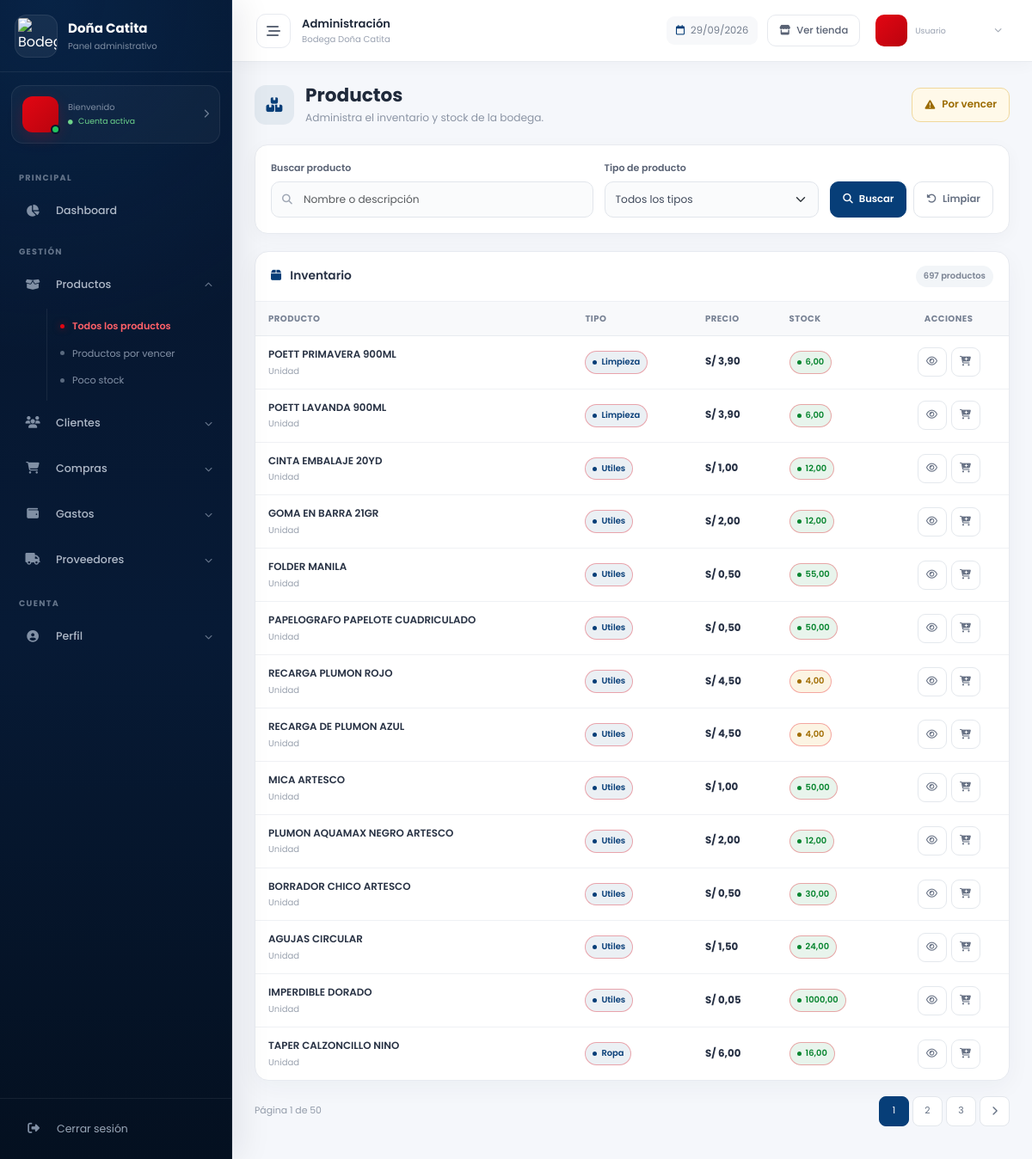
Before: /productos/ with the older database file.
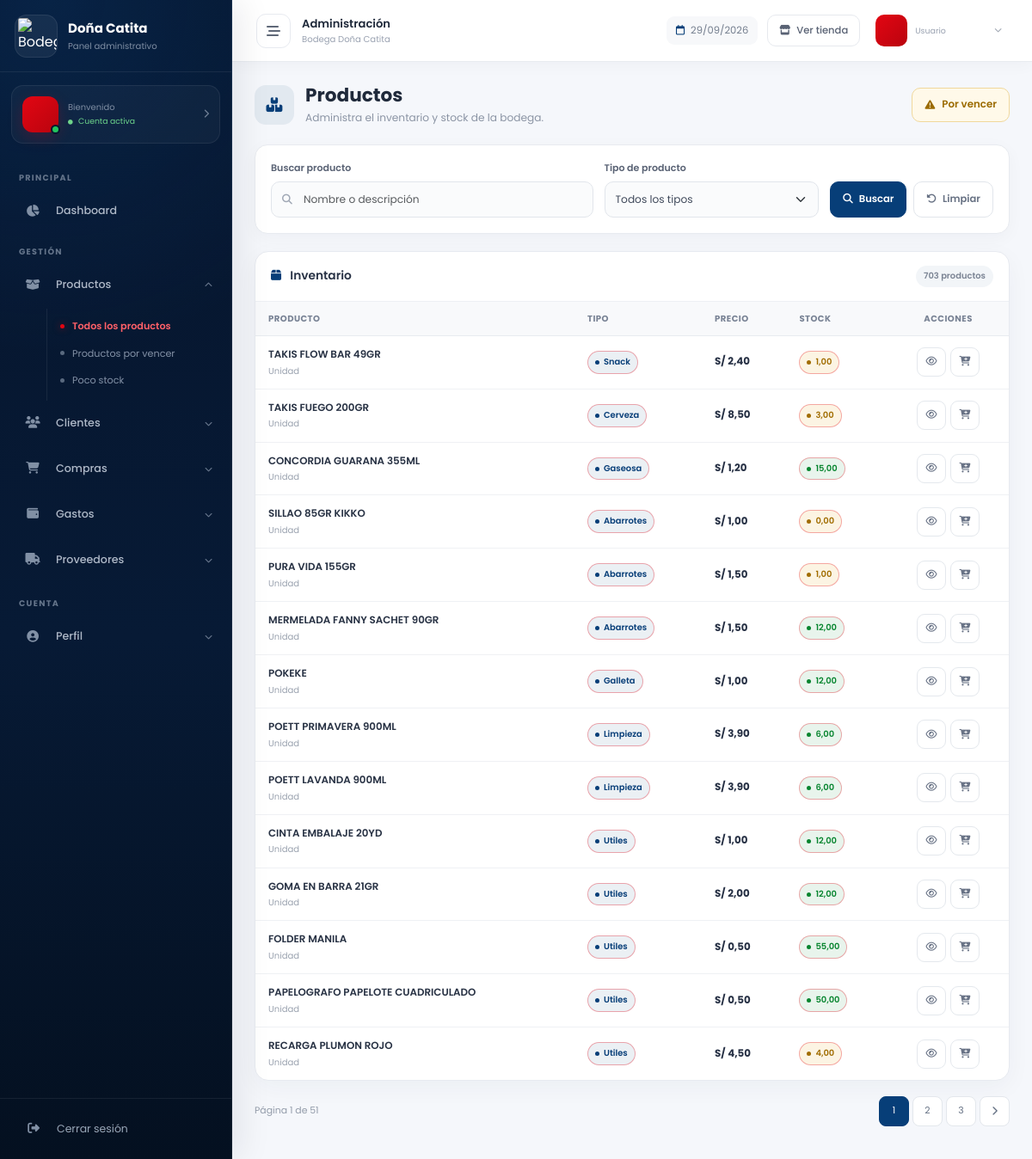
After: the same page with the newer database file.
### productos/models.py (models this page shows, shortened)
class Producto(models.Model):
    nombre = models.CharField(max_length=200)
    precio = models.DecimalField(max_digits=10, decimal_places=2)
    costo = models.DecimalField(max_digits=10, decimal_places=2, default=0.00)
    stock = models.DecimalField(max_digits=10, decimal_places=2, default=0.00)
    tipoProducto = models.CharField(max_length=100)
    unidadMedida = models.CharField(max_length=50, blank=True)
    fechaVencimiento = models.DateField(blank=True, null=True)
    detalle = models.TextField(blank=True)
    imagen = models.CharField(max_length=255, blank=True)
    created_at = models.DateTimeField(auto_now_add=True)
    updated_at = models.DateTimeField(auto_now=True)

### productos/views.py (the view)
# urls.py: path('', views.lista_productos, name='lista_productos'),
def lista_productos(request):
	query = request.GET.get('q', '').strip()
	tipo = request.GET.get('tipo', '').strip()
	productos = Producto.objects.all().order_by('-created_at')
	if query:
		productos = productos.filter(
			Q(nombre__icontains=query) | Q(detalle__icontains=query)
		)
	if tipo:
		productos = productos.filter(tipoProducto__iexact=tipo)
	tipos_disponibles = Producto.objects.values_list('tipoProducto', flat=True).distinct().order_by('tipoProducto')
	paginator = Paginator(productos, 14)  # Mostrar 14 productos por página
	page_number = request.GET.get('page')
	page_obj = paginator.get_page(page_number)
	return render(request, 'productos/lista_productos.html', {
		'page_obj': page_obj,
		'query': query,
		'tipo': tipo,
		'tipos_disponibles': tipos_disponibles,
	})

### productos/templates/productos/lista_productos.html (shortened to what the changed rows need)
{% extends 'base_admin.html' %}
{% block content %}
<div class="dc-list-page">
  <div class="dc-page-header">
    <div class="dc-page-heading">
      <div>
        <h1>Productos</h1>
      </div>
    </div>
  </div>
  <div class="dc-table-card">
    <div class="dc-table-card-header">
      <h2>
        <i class="fa-solid fa-box"></i>
        Inventario
      </h2>
      <span class="dc-table-count">
        {{ page_obj.paginator.count }} productos
      </span>
    </div>
    {% if page_obj.object_list %}
    <div class="dc-table-responsive">
      <table class="dc-admin-table">
        <thead>
          <tr>
            <th>Producto</th>
            <th>Tipo</th>
            <th>Precio</th>
            <th>Stock</th>
            <th class="text-center">Acciones</th>
          </tr>
        </thead>
        <tbody>
          {% for p in page_obj.object_list %}
          <tr>
            <td data-label="Producto">
              <span class="dc-record-title">
                {{ p.nombre }}
              </span>
              {% if p.unidadMedida %}
              <span class="dc-record-subtitle">
                {{ p.unidadMedida }}
              </span>
              {% endif %}
            </td>
            <td data-label="Tipo">
              <span class="dc-badge dc-badge-blue">
                {{ p.tipoProducto }}
              </span>
            </td>
            <td data-label="Precio">
              <span class="dc-money">
                S/ {{ p.precio|floatformat:2 }}
              </span>
            </td>
            <td data-label="Stock">
              {% if p.unidadMedida == 'Kilo' %}
              {% if p.stock < 0.5 %} <span class="dc-badge dc-badge-red">
                {{ p.stock }} kg
                </span>
                {% else %}
                <span class="dc-badge dc-badge-green">
                  {{ p.stock }} kg
                </span>
                {% endif %}
                {% else %}
                {% if p.stock <= 5 %} <span class="dc-badge dc-badge-warning">
                  {{ p.stock }}
                  </span>
                  {% else %}
                  <span class="dc-badge dc-badge-green">
                    {{ p.stock }}
                  </span>
                  {% endif %}
                  {% endif %}
            </td>
            <td data-label="Acciones">
              <div class="dc-table-actions">
                <a href="{% url 'detalle_producto' p.pk %}" class="dc-action-btn dc-action-view" title="Ver producto"
                  aria-label="Ver producto">
                  <i class="fa-regular fa-eye"></i>
                </a>
                <form method="post" action="{% url 'agregar_carrito' p.pk %}">
                  <button type="submit" class="dc-action-btn dc-action-cart" title="Agregar al carrito"
                    aria-label="Agregar al carrito">
                    <i class="fa-solid fa-cart-plus"></i>
                  </button>
                </form>
              </div>
            </td>
          </tr>
          {% endfor %}
        </tbody>
      </table>
    </div>
    {% endif %}
  </div>
  {% if page_obj.paginator.num_pages > 1 %}
  <div class="dc-pagination-wrapper">
    <div class="dc-pagination-info">
      Página {{ page_obj.number }}
      de {{ page_obj.paginator.num_pages }}
    </div>
    <nav aria-label="Paginación">
      <ul class="pagination dc-pagination">
        {% for num in page_obj.paginator.page_range %}
        {% if num == page_obj.number %}
        <li class="page-item active">
          <span class="page-link">
            {{ num }}
          </span>
        </li>
        {% elif num >= page_obj.number|add:'-2' and num <= page_obj.number|add:'2' %} <li class="page-item">
          <a class="page-link" href="?q={{ query|urlencode }}&tipo={{ tipo|urlencode }}&page={{ num }}">
            {{ num }}
          </a>
          </li>
          {% endif %}
          {% endfor %}
          {% if page_obj.has_next %}
          <li class="page-item">
            <a class="page-link"
              href="?q={{ query|urlencode }}&tipo={{ tipo|urlencode }}&page={{ page_obj.next_page_number }}"
              aria-label="Página siguiente">
              <i class="fa-solid fa-chevron-right"></i>
            </a>
          </li>
          {% endif %}
      </ul>
    </nav>
  </div>
  {% endif %}
</div>
{% endblock %}

Changed rows visible on the page:
no longer on this page (row unchanged): Producto: nombre "RECARGA DE PLUMON AZUL", unidadMedida "Unidad", tipoProducto "Utiles", precio "4,50", stock "4,00"
no longer on this page (row unchanged): Producto: nombre "MICA ARTESCO", unidadMedida "Unidad", tipoProducto "Utiles", precio "1,00", stock "50,00"
no longer on this page (row unchanged): Producto: nombre "PLUMON AQUAMAX NEGRO ARTESCO", unidadMedida "Unidad", tipoProducto "Utiles", precio "2,00", stock "12,00"
no longer on this page (row unchanged): Producto: nombre "BORRADOR CHICO ARTESCO", unidadMedida "Unidad", tipoProducto "Utiles", precio "0,50", stock "30,00"
no longer on this page (row unchanged): Producto: nombre "AGUJAS CIRCULAR", unidadMedida "Unidad", tipoProducto "Utiles", precio "1,50", stock "24,00"
no longer on this page (row unchanged): Producto: nombre "IMPERDIBLE DORADO", unidadMedida "Unidad", tipoProducto "Utiles", precio "0,05", stock "1000,00"
no longer on this page (row unchanged): Producto: nombre "TAPER CALZONCILLO NINO", unidadMedida "Unidad", tipoProducto "Ropa", precio "6,00", stock "16,00"
added Producto: nombre "TAKIS FLOW BAR 49GR", unidadMedida "Unidad", tipoProducto "Snack", precio "2,40", stock "1,00"
added Producto: nombre "TAKIS FUEGO 200GR", unidadMedida "Unidad", tipoProducto "Cerveza", precio "8,50", stock "3,00"
added Producto: nombre "CONCORDIA GUARANA 355ML", unidadMedida "Unidad", tipoProducto "Gaseosa", precio "1,20", stock "15,00"
added Producto: nombre "SILLAO 85GR KIKKO", unidadMedida "Unidad", tipoProducto "Abarrotes", precio "1,00", stock "0,00"
added Producto: nombre "PURA VIDA 155GR", unidadMedida "Unidad", tipoProducto "Abarrotes", precio "1,50", stock "1,00"
added Producto: nombre "MERMELADA FANNY SACHET 90GR", unidadMedida "Unidad", tipoProducto "Abarrotes", precio "1,50", stock "12,00"
added Producto: nombre "POKEKE", unidadMedida "Unidad", tipoProducto "Galleta", precio "1,00", stock "12,00"
Other visible differences:
{{ page_obj.paginator.count }}: "697" → "703"
{{ page_obj.paginator.num_pages }}: "50" → "51"
